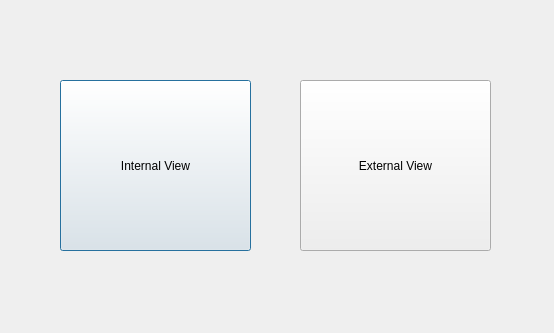
<?xml version="1.0" encoding="UTF-8"?>
<ui version="4.0">
 <class>access</class>
 <widget class="QDialog" name="access">
  <property name="geometry">
   <rect>
    <x>0</x>
    <y>0</y>
    <width>554</width>
    <height>333</height>
   </rect>
  </property>
  <property name="windowTitle">
   <string>Dialog</string>
  </property>
  <widget class="QPushButton" name="internal">
   <property name="geometry">
    <rect>
     <x>60</x>
     <y>80</y>
     <width>191</width>
     <height>171</height>
    </rect>
   </property>
   <property name="text">
    <string>Internal View</string>
   </property>
  </widget>
  <widget class="QPushButton" name="external">
   <property name="geometry">
    <rect>
     <x>300</x>
     <y>80</y>
     <width>191</width>
     <height>171</height>
    </rect>
   </property>
   <property name="text">
    <string>External View</string>
   </property>
  </widget>
 </widget>
 <resources/>
 <connections/>
</ui>
